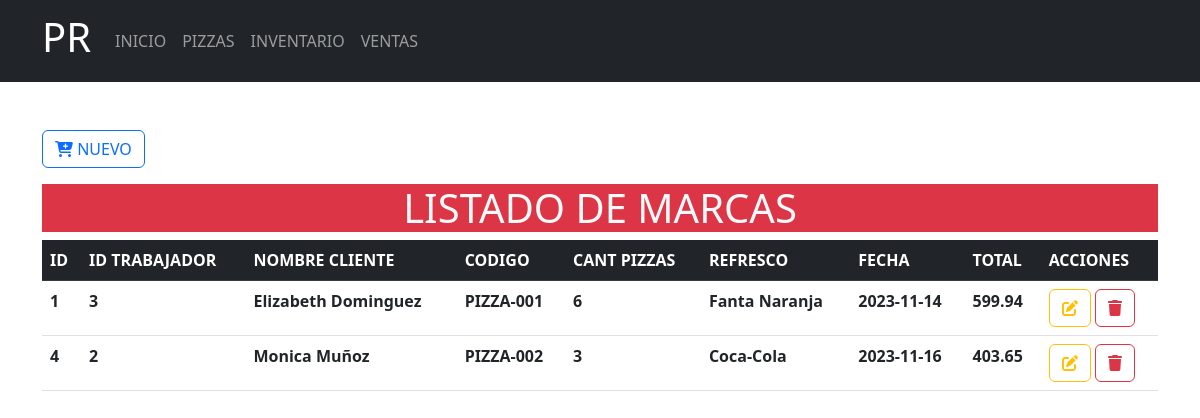
/Formularios/ventas/index.php, run on the app's committed database.
### tables this page shows
CREATE TABLE `ventas` (
  `idVenta` int(11) NOT NULL,
  `id_Trabajador` int(11) NOT NULL,
  `Nombre_Cliente` varchar(150) NOT NULL,
  `codigo` varchar(10) NOT NULL,
  `Cantidad_Pizzas` int(10) NOT NULL,
  `Refresco` varchar(100) NOT NULL,
  `Fecha` date NOT NULL,
  `Total` decimal(10,2) NOT NULL
);

### Formularios/ventas/index.php (the view, shortened to what this page needs)
<?php
include_once("../../config/conexion.php")
?>
<!doctype html>
<html lang="es">
<head>
    <link rel="stylesheet" href="<?php echo base_url; ?>css/bootstrap.min.css">
<body>
    <header>
        <nav class="navbar navbar-expand-lg bg-dark" data-bs-theme="dark">
            <div class="container">
                <a class="navbar-brand" href="<?php echo base_url; ?>">
                    <h1>PR</h1>
                </a>
                <div class="collapse navbar-collapse" id="mi-menu">
                    <ul class="navbar-nav">
                        <li class="nav-item">
                            <a class="nav-link" href="<?php echo base_url; ?>">INICIO</a>
                        </li>
                        <li class="nav-item">
                            <a class="nav-link" href="<?php echo base_url; ?>Formularios/productos/index.php">PIZZAS</a>
                        </li>
                        <li class="nav-item">
                            <a class="nav-link" href="<?php echo base_url; ?>Formularios/inventario/index.php">INVENTARIO</a>
                        </li>
                        <li class="nav-item">
                            <a class="nav-link" href="<?php echo base_url; ?>Formularios/ventas/index.php">VENTAS</a>
                        </li>
                    </ul>
                </div>
            </div>
        </nav>
    </header>
    <div class="container-lg mt-5">
        <a href="crear.php" type="button" class="btn btn-outline-primary mb-3">
            <i class="fa-solid fa-cart-plus fa-beat"></i>
            NUEVO
        </a>
        <h1 class="text-center bg-danger text-light ">LISTADO DE MARCAS</h1>
        <div class="table-responsive-sm">
            <table class="table table-hover">
                <thead class="table-dark">
                    <tr>
                        <th scope="col">ID</th>
                        <th scope="col">ID TRABAJADOR</th>
                        <th scope="col">NOMBRE CLIENTE</th>
                        <th scope="col">CODIGO</th>
                        <th scope="col">CANT PIZZAS</th>
                        <th scope="col">REFRESCO</th>
                        <th scope="col">FECHA</th>
                        <th scope="col">TOTAL</th>
                        <th scope="col">ACCIONES</th>
                    </tr>
                </thead>
                <tbody>
                    <?php
                    $sql = $conexion->query("SELECT * FROM ventas");
                    while ($resultado = $sql->fetch_assoc()) {
                    ?>
                        <tr>
                            <th scope="row"><?php echo $resultado['idVenta'] ?></th>
                            <th scope="row"><?php echo $resultado['id_Trabajador'] ?></th>
                            <th scope="row"><?php echo $resultado['Nombre_Cliente'] ?></th>
                            <th scope="row"><?php echo $resultado['codigo'] ?></th>
                            <th scope="row"><?php echo $resultado['Cantidad_Pizzas'] ?></th>
                            <th scope="row"><?php echo $resultado['Refresco'] ?></th>
                            <th scope="row"><?php echo $resultado['Fecha'] ?></th>
                            <th scope="row"><?php echo $resultado['Total'] ?></th>
                            <th scope="row">
                                <a href="<?php echo base_url; ?>Formularios/ventas/actualizar.php?Id=<?php echo $resultado['idVenta'] ?>" class="btn btn-outline-warning">
                                    <i class="fa-solid fa-pen-to-square fa-beat"></i>
                                </a>
                                <a href="<?php echo base_url; ?>CRUDV/eliminarDatos.php?Id=<?php echo $resultado['idVenta'] ?>" class="btn btn-outline-danger">
                                    <i class="fa-solid fa-trash fa-beat"></i>
                                </a>
                            </th>
                        </tr>
                    <?php
                    }
                    ?>
                </tbody>
            </table>
        </div>
    </div>
</body>
</html>

### data on the page
ventas: idVenta "1", id_Trabajador "3", Nombre_Cliente "Elizabeth Dominguez", codigo "PIZZA-001", Cantidad_Pizzas "6", Refresco "Fanta Naranja", Fecha "2023-11-14", Total "599.94"
ventas: idVenta "4", id_Trabajador "2", Nombre_Cliente "Monica Muñoz", codigo "PIZZA-002", Cantidad_Pizzas "3", Refresco "Coca-Cola", Fecha "2023-11-16", Total "403.65"
